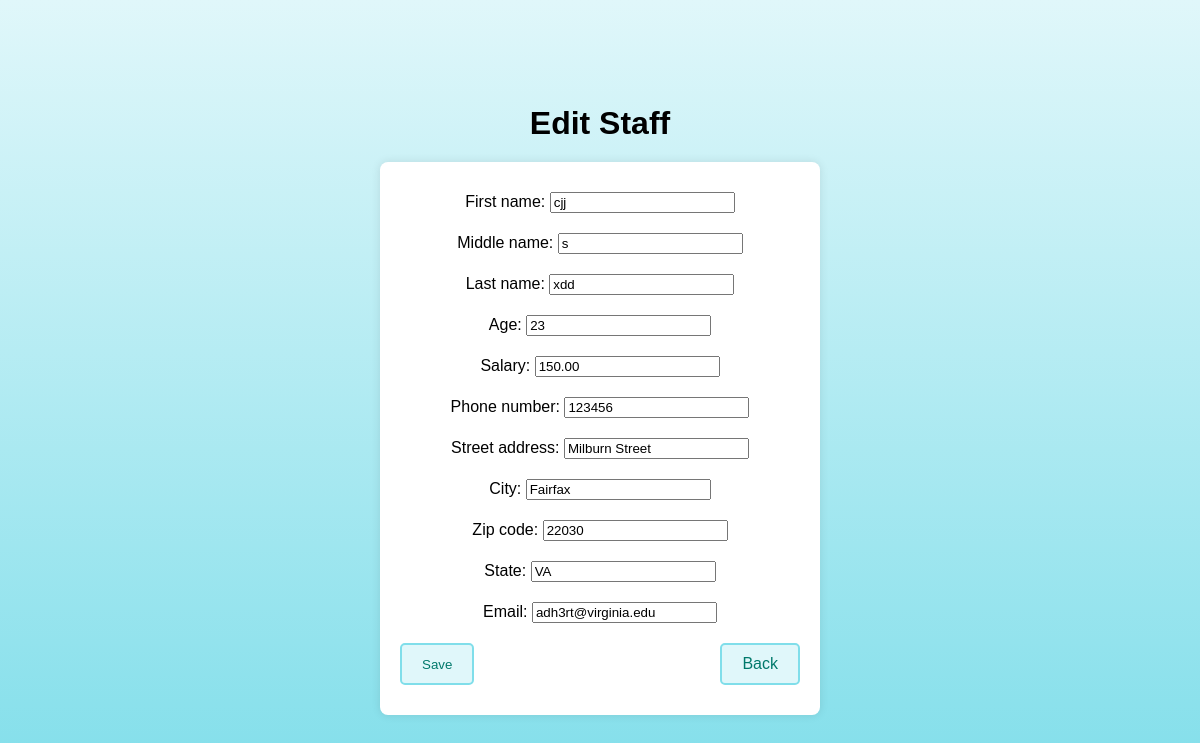
The app's page /myapp/staff/edit/2/ with its own data.
### myapp/models.py (models this page shows, shortened)
class Staff(models.Model):
    first_name = models.CharField(max_length=30)
    middle_name = models.CharField(max_length=30, blank=True, null=True)
    last_name = models.CharField(max_length=30)
    age = models.IntegerField()
    salary = models.DecimalField(max_digits=10, decimal_places=2)
    phone_number = models.CharField(max_length=15)
    street_address = models.CharField(max_length=100)
    city = models.CharField(max_length=50)
    zip_code = models.CharField(max_length=10)
    state = models.CharField(max_length=20)
    email = models.EmailField()

### myapp/views.py (the view)
# urls.py: path('staff/edit/<int:pk>/', views.staff_edit, name='staff_edit'),
def staff_edit(request, pk):
    staff = get_object_or_404(Staff, pk=pk)
    if request.method == 'POST':
        form = StaffForm(request.POST, instance=staff)
        if form.is_valid():
            form.save()
            return redirect('staff_list')
    else:
        form = StaffForm(instance=staff)
    return render(request, 'edit_staff.html', {'form': form})

### myapp/forms.py
class StaffForm(forms.ModelForm):
    class Meta:
        model = Staff
        fields = ['first_name', 'middle_name', 'last_name', 'age', 'salary', 'phone_number', 'street_address', 'city', 'zip_code', 'state', 'email']

### myapp/templates/edit_staff.html (shortened to what this page needs)
<!DOCTYPE html>
<html lang="en">
<head>
</head>
<body>
    <div class="container">
        <h1>Edit Staff</h1>
        <div class="form-container">
            <form method="post">
                {{ form.as_p }}
                <div class="button-group">
                    <button type="submit">Save</button>
                    <a href="{% url 'staff_list' %}" class="button">Back</a>
                </div>
            </form>
        </div>
    </div>
</body>
</html>

### myapp/templates/edit_staff.html (style rules this page uses)
html, body { height: 100%; margin: 0; padding: 0; font-family: Arial, sans-serif; text-align: center; background: linear-gradient(to bottom, #e0f7fa, #80deea); background-attachment: fixed; display: flex; justify-content: center; align-items: center; }
body { display: flex; justify-content: center; align-items: center; min-height: 100vh; width: 100%; }
.container { width: 80%; padding: 20px; }
.form-container { background: white; border-radius: 8px; box-shadow: 0 0 10px rgba(0,0,0,0.1); padding: 20px; width: 100%; max-width: 400px; margin: auto; }
h1 { margin: 20px 0; }
form { display: flex; flex-direction: column; align-items: center; }
form > * { margin: 10px 0; }
.button-group { display: flex; justify-content: space-between; width: 100%; }
button { padding: 10px 20px; background-color: #e0f7fa; border: 2px solid #80deea; border-radius: 5px; color: #00796b; cursor: pointer; }
a.button { padding: 10px 20px; background-color: #e0f7fa; border: 2px solid #80deea; border-radius: 5px; text-decoration: none; color: #00796b; }

### records on screen
Staff: first_name "cjj", middle_name "s", last_name "xdd", age "23", salary "150.00", phone_number "123456", street_address "Milburn Street", city "Fairfax", zip_code "22030", state "VA", email "adh3rt@virginia.edu"
